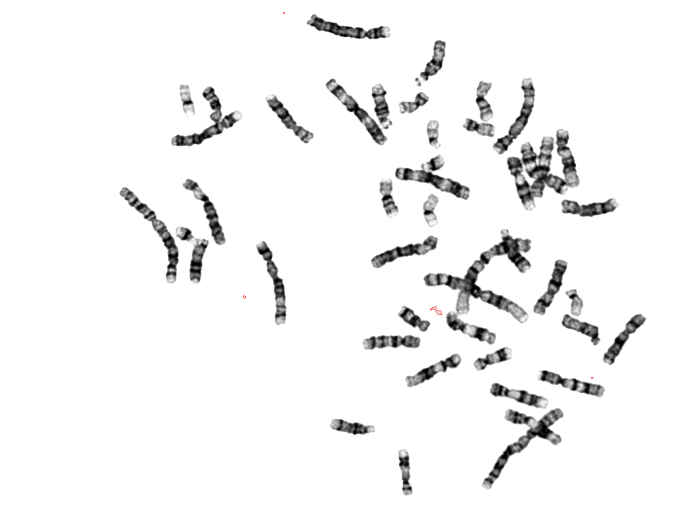
#> input picture iCBR_Dataset/Original_Images/1.tif, 1376 x 1024 px, found by its file name (shown at 1/2 size); its folder holds only this picture in this run
$ python dataset_preparation.py
#> lines starting #> are read from the running program, lines starting #| are printed output that depends on the picture; after the words box and inside, x2 and y2 are one past the last pixel; in counts of white or black regions, pixels touching at a corner belong together
### dataset_functions.py
import json
import os
from random import randrange
import random
import cv2 as cv
import numpy as np
from datetime import date
import shutil
import matplotlib.pyplot as plt

# opens json file
# [57 lines left out: functions open_json, create_folder, crop_obj, define_path_chromosome, not called in this run]

def my_blur(img, pixel, kernel): # meter validacao na existencia de pixeis
    kernel = kernel - 1
    i_begin = pixel[0] - kernel
    j_begin = pixel[1] - kernel
    soma = 0
    pixels = (kernel*2 + 1) ** 2

    for i in range(2*kernel+1):
        for j in range(2*kernel+1):
            if i_begin+i < img.shape[0] and j_begin+j < img.shape[1]:
                soma+= int(img[i_begin+i,j_begin+j])
            else:
                pixels = pixels - 1

    new_pixel_value = int(soma/pixels)
    return new_pixel_value

# [626 lines left out: functions homologous_name, define_nucleolus_location, paste_nucleolus, paste_first_chromosome, check_homologous, paste_remaining_chromosome and 18 more, not called in this run]

### dataset_preparation.py
# this file removes green and red lines from iCBR images. It also reducestheir size.

import os
import cv2 as cv
import dataset_functions as cf # chromosome functions
import numpy as np

path = os.getcwd()
filepath_original_images = os.path.join(path,'iCBR_Dataset\Original_Images') # path for the original metaphase images
filepath_mid_filtered_images = os.path.join(path, 'Synthetic_Dataset\iCBR_Original_Filtered\Original_Images_Without_Closing') # path for the mid filtered metaphase images
filepath_filtered_images = os.path.join(path,'Synthetic_Dataset\iCBR_Original_Filtered\Original_Images_With_Closing') # path for the filtered metaphase images
filenames = next(os.walk(filepath_original_images), (None, None, []))[2] # filenames of the original metaphase images

print(filenames)

for filename in filenames:
    print("\nFiltering Image {} \n".format(filename))
    filepath_image = filepath_original_images + "\\" + filename # filepath of the original image
    img_original = cv.imread(filepath_image)
#> img_original is the input picture: shape (1024, 1376, 3); mean B, G, R 242.9, 242.9, 243
    # saves image mask
    img_mask = np.zeros((img_original.shape[0], img_original.shape[1]), dtype='uint8')


    # REMOVE GREEN AND RED COLORS (3rd channel is red, 2nd channel is green)
    img_filtered = img_original.copy() # creates a new matrix, so it doesn't affect the original (safe environment)
    # iterates over the image pixels (i for rows, j for columns)
    for i in range(img_filtered.shape[0]):
        for j in range(img_filtered.shape[1]):
            # if all channels aren't equal, it makes that pixel white
            if img_filtered[i,j,0] != img_filtered[i,j,1] or img_filtered[i,j,0] != img_filtered[i,j,2] or img_filtered[i,j,1] != img_filtered[i,j,2]:
                img_filtered[i,j,0] = 255
                img_filtered[i,j,1] = 255
                img_filtered[i,j,2] = 255
                img_mask[i,j] = 255
#> img_filtered: shape (1024, 1376, 3); 0.01% of pixels changed, all inside (x1, y1, x2, y2) = (487, 25, 1187, 758)
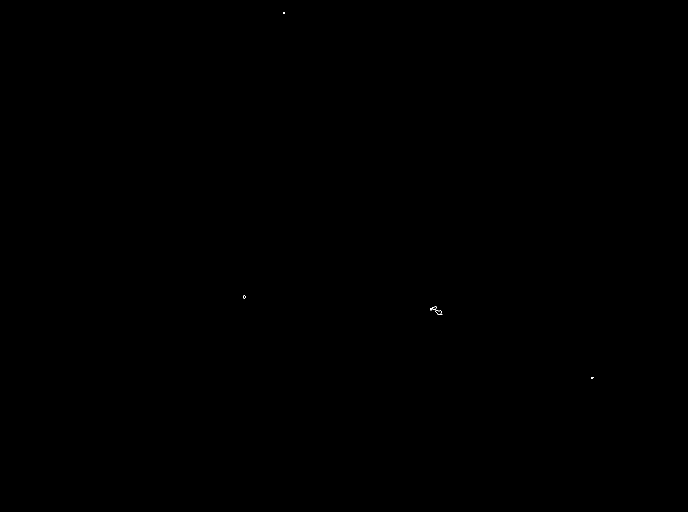
#> img_mask: shape (1024, 1376) (shown at 1/2 size); 0.01% white in thin lines or dots, all inside (x1, y1, x2, y2) = (487, 25, 1187, 758)

    # BGR TO GRAYSCALE - folder "Original_Images_Without_Closing"
    img_filtered = img_filtered[:,:,0] # only saves one of the rgb channels, once the chromosomes are black and white
#> img_filtered: shape (1024, 1376)
    filepath_mid_filtered_image = os.path.join(filepath_mid_filtered_images, filename)
    cv.imwrite(filepath_mid_filtered_image, img_filtered) # saves the filtered image

    # CLOSING OF GREEN LINES - Imagens_Filtradas_Closing
    # iterates over the image pixels (i for rows, j for columns)
    kernel = 2
    iterations = 3
    for it in range(iterations):
        for i in range(img_filtered.shape[0]):
            for j in range(img_filtered.shape[1]):
                if img_mask[i,j] == 255:
                    img_filtered[i,j] = cf.my_blur(img_filtered, [i,j], kernel)
#> img_filtered: shape (1024, 1376); min 0, max 255, mean 243

    # [11 lines of commented-out code are left out]

    filepath_filtered_image = os.path.join(filepath_filtered_images, filename) # filepath for the filtered image
    cv.imwrite(filepath_filtered_image, img_filtered) # saves the filtered image
